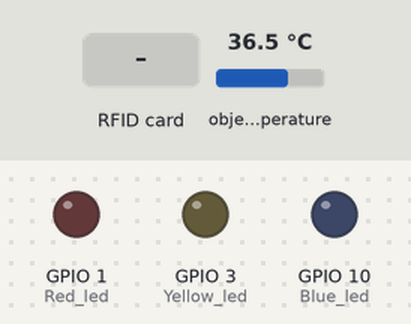
Simulated run of this sketch. Board: ESP8266 (NodeMCU). Shown: output pins drawn as LEDs (lit = HIGH). The test bench sets the inputs (shaded band); at power-on: object temperature 36.5 °C. WiFi joins after 1.5 s; servers stay silent unless stated; uploads are accepted with an empty reply; pins used as bus, display or sensor lines are not drawn.

Above: at 6.1 s.
6.2 s: RFID card 5E 7A 19 C4 held to the reader
At 6.37 s:
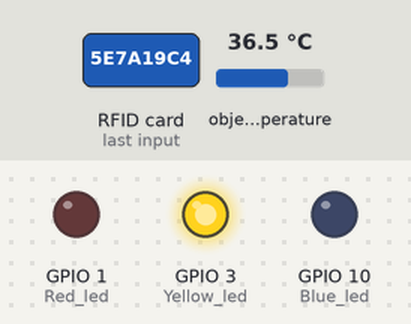
8.0 s: RFID card 5E 7A 19 C4 held to the reader
At 8.16 s:
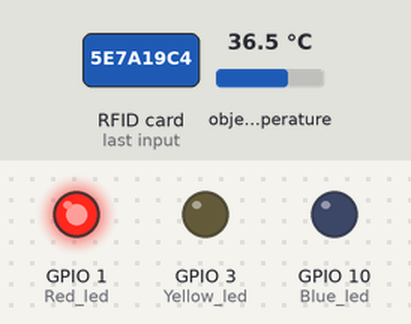
Timing chart, 0 to 11.0 s (numbered marks = the images above; inputs shaded):
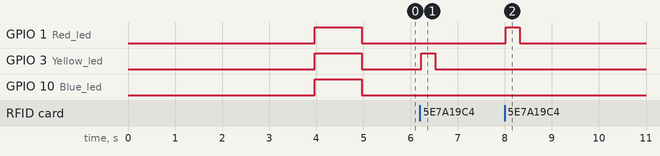

Measured:
- after the input at 6.2 s, GPIO 3 (Yellow_led): LOW → HIGH at once, → LOW 0.30 s later
- after the input at 8.0 s, GPIO 1 (Red_led): LOW → HIGH at once, → LOW 0.30 s later

The sketch:

Skrypt_V_1.ino
```cpp
#include <Arduino.h>
#include <Wire.h>
#include <Adafruit_MLX90614.h>
#include <SPI.h>
#include <MFRC522.h>
#include <ESP8266WiFi.h>
#include <ESP8266WiFiMulti.h>
#include <ESP8266HTTPClient.h>
#include <WiFiClient.h>
ESP8266WiFiMulti WiFiMulti;
const char* ssid = "b";
const char* password = "bohdan123";
const char* serverUrl = "http://bohdansuskyi.pythonanywhere.com/create-records/";
float temp;
float temp_1;
float temp_2;
float temp_3;
String uid;
String sensorAdress;
#define pinSDA D1
#define pinSCL D2
#define MLX_1_Adres 0X5A
#define MLX_2_Adres 0X5B
#define MLX_3_Adres 0X5C
#define RST_PIN D0
#define SS_1_PIN D3
#define SS_2_PIN D4
#define SS_3_PIN D8
#define Red_led 1     // TX
#define Yellow_led 3  // RX
#define Blue_led 10   // S3
#define NR_OF_READERS 3
unsigned long lastCheck = 0;
unsigned long interval = 500;
byte ssPins[] = {SS_1_PIN, SS_2_PIN, SS_3_PIN};
MFRC522 mfrc522[NR_OF_READERS];
TwoWire testWire;
Adafruit_MLX90614 mlx_1 = Adafruit_MLX90614();
Adafruit_MLX90614 mlx_2 = Adafruit_MLX90614();
Adafruit_MLX90614 mlx_3 = Adafruit_MLX90614();

void setup()
{
testWire.begin(pinSDA,pinSCL);
mlx_1.begin(MLX_1_Adres);
mlx_2.begin(MLX_2_Adres);
mlx_3.begin(MLX_3_Adres);
SPI.begin();
for (uint8_t reader = 0; reader < NR_OF_READERS; reader++)
{
  pinMode(ssPins[reader], OUTPUT);
  digitalWrite(ssPins[reader], HIGH);  // deaktywuje wszystkie czytniki po starcie
  mfrc522[reader].PCD_Init(ssPins[reader], RST_PIN);
  delay(100); // małe opóźnienie między inicjalizacjami
}
pinMode(Red_led, OUTPUT);
pinMode(Yellow_led, OUTPUT);
pinMode(Blue_led, OUTPUT);
digitalWrite(Blue_led, LOW);
digitalWrite(Red_led, LOW);
digitalWrite(Yellow_led, LOW);
WiFi.mode(WIFI_STA);
WiFiMulti.addAP(ssid, password);
for (int i = 0; i < 4; i++)
{
  mlx_1.readObjectTempC();
  mlx_2.readObjectTempC();
  mlx_3.readObjectTempC();
  delay(500);
}
if ((WiFiMulti.run() == WL_CONNECTED))
{
digitalWrite(Blue_led, HIGH);
digitalWrite(Red_led, HIGH);
digitalWrite(Yellow_led, HIGH);
delay(1000);
digitalWrite(Blue_led, LOW);
digitalWrite(Red_led, LOW);
digitalWrite(Yellow_led, LOW);
}
}

String dump_byte_array(byte *buffer, byte bufferSize)
{
  String content = "";
  for (byte i = 0; i < bufferSize; i++)
  {
    if (buffer[i] < 0x10) content += "0";
    content += String(buffer[i], HEX);
  }
  content.toUpperCase();
   return content;
}

void blinkLed(int pin)
{
  digitalWrite(pin, HIGH);
  delay(300);
  digitalWrite(pin, LOW);
}

void loop()
{
  unsigned long currentMillis = millis();
  if (currentMillis - lastCheck >= interval)
  {
  lastCheck = currentMillis;
  temp_1 = mlx_1.readObjectTempC();
  temp_2 = mlx_2.readObjectTempC();
  temp_3 = mlx_3.readObjectTempC();
  }
  for (uint8_t reader = 0; reader < NR_OF_READERS; reader++)
  {
    if (mfrc522[reader].PICC_IsNewCardPresent() && mfrc522[reader].PICC_ReadCardSerial())
    {
      uid = dump_byte_array(mfrc522[reader].uid.uidByte, mfrc522[reader].uid.size);

      switch (reader)
      {
        case 0:
          temp = temp_1;
          sensorAdress = "0X5A";
          blinkLed(Red_led);

        break;
        case 1:
          temp = temp_2;
          sensorAdress = "0X5B";
          blinkLed(Blue_led);
        break;
        case 2:
          temp = temp_3;
          sensorAdress = "0X5C";
          blinkLed(Yellow_led);
        break;
      }
      mfrc522[reader].PICC_HaltA();
      mfrc522[reader].PCD_StopCrypto1();

      if ((WiFiMulti.run() == WL_CONNECTED))
      {
        WiFiClient client;
        HTTPClient http;
        String url = String(serverUrl) + "?MLX90614_adress=" + String(sensorAdress) + "&part=" + String(uid) + "&temperature=" + String(temp);
        if (http.begin(client, url))
        {
          int httpCode = http.GET();
          if (httpCode == 201)
          {
            digitalWrite(Blue_led, HIGH);
            digitalWrite(Red_led, HIGH);
            delay(300);
            digitalWrite(Blue_led, LOW);
            digitalWrite(Red_led, LOW);
          }
          http.end();
        }
      }
    }
  }
  uid = "";
}
```
